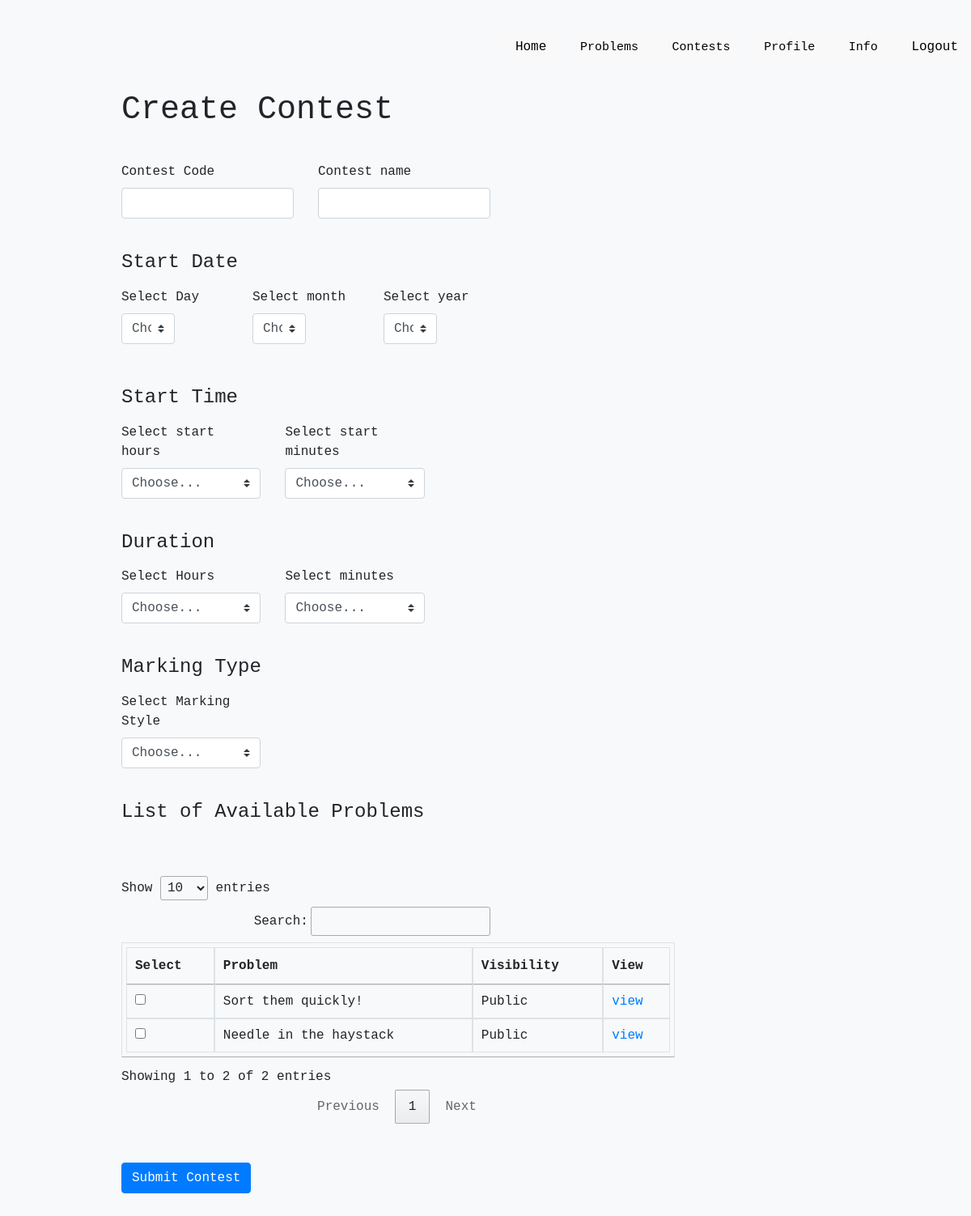
Screenshot of /contest/create/ with the database file from the repository.
### problems/models.py (models this page shows)
class Question(models.Model):
    problemCode = models.CharField(max_length=50)
    problemName = models.CharField(max_length=100)
    problemStatement = models.TextField()
    timeLimit = models.FloatField()
    memoryLimit = models.IntegerField()
    marking = models.IntegerField()
    access = models.IntegerField()
    creator = models.CharField(max_length=20)
    editorialist = models.CharField(max_length=20)
    totalAttempts = models.IntegerField()
    successfulAttempts = models.IntegerField()

### contest/views.py (the view)
# urls.py: path('create/',createContestView,name='createContest'),
def createContestView(request):
    questions = Question.objects.all()
    all_questions = []
    for question in questions:
        if question.access == 1 or question.creator == request.user.username:
            print("Hello")
            all_questions.append(question)
    registerLog('INFO','GET',request.user.username,'createContest','creatingContest',get_client_ip(request))
    return render(request,'createContest.html',{'all_problems':all_questions})

### OJ/loggingUtils.py (called while the page is built)
def get_client_ip(request):
    x_forwarded_for = request.META.get('HTTP_X_FORWARDED_FOR')
    if x_forwarded_for:
        ip = x_forwarded_for.split(',')[0]
    else:
        ip = request.META.get('REMOTE_ADDR')
    return ip

def registerLog(level, method, username, function, activity, IP):
	log = logging.getLogger('CallOJLogs')
	staticLogInfo = {'clientip': IP, 'user': username}
	if level == "INFO":
		log.info('"'+ method + ' '+ username + ' '+ function +' '+ activity +'"', extra = staticLogInfo)
	elif level == "ERROR":
		log.error('"'+ method + ' '+ username + ' '+ function +' '+ activity +'"', extra = staticLogInfo)
	else:
		log.debug('"'+ method + ' '+ username + ' '+ function +' '+ activity +'"', extra = staticLogInfo)

### templates/createContest.html (shortened to what this page needs)
<!doctype html>
<html lang="en">
  <head>
        <link rel="stylesheet" type="text/css"  href="../../static/css/createContest.css">
    {% load static %}
    <link href="{% static "css/bootstrap.min.css" %}" rel="stylesheet">
    <link href="{% static "css/form-validation.css" %}" rel="stylesheet">
    <link rel="stylesheet" type="text/css" href="http://cdn.datatables.net/1.10.21/css/jquery.dataTables.min.css" />
  </head>
  <body class="bg-light">
        <header>
            <div class="main">
                <ul>
                    <li class="active"><a href="/dashboard">Home</a></li>
                    <div class="dropdown">
                        <button class="dropbtn">Problems</button>
                    </div>
                    <div class="dropdown">
                        <button class="dropbtn">Contests</button>
                    </div>
                    <div class="dropdown">
                        <button class="dropbtn">Profile</button>
                    </div>
                    <div class="dropdown">
                      <button class="dropbtn">Info</button>
                  </div>
                    <li><a href="/logout/">Logout</a></li>
                </ul>
            </div>
        </header>
    <div class="container">
      <div class="row">
        <div class="col-md-12">
          <br> <br> <br> <h1 class="mb-3">Create Contest</h1>
          <div><br></div>
          <form action="/contest/submit/" method="post" class="needs-validation" novalidate>
             <div class="row">
              <div class="col-md-6 mb-3">
                <label for="contestCode">Contest Code</label>
                <input type="text" class="form-control" id="contestCode" name="contestCode" placeholder="" value="" required>
              </div>
              <div class="col-md-6 mb-3">
                <label for="contestName">Contest name</label>
                <input type="text" class="form-control" id="contestName" name="contestName" placeholder="" value="" required>
              </div>
            </div>
            <br>
            <h4 class="mb-3">Start Date</h4>
            <div class="row">
              <div class="col-md-4 mb-1">
                <label for="day">Select Day</label>
                <select class="custom-select d-block w-50" id="day" name="day" required>
                  <option value="">Choose...</option>
                </select>
              </div>
              <div class="col-md-4 mb-1">
                  <label for="month">Select month</label>
                  <select class="custom-select d-block w-50" id="month" name="month" required>
                    <option value="">Choose...</option>
                  </select>
              </div>
              <div class="col-md-4 mb-1">
                <label for="year">Select year</label>
                <select class="custom-select d-block w-50" id="year" name="year" required>
                  <option value="">Choose...</option>
                </select>
            </div>
          </div>
          <div><br><br></div>
          <h4 class="mb-3">Start Time</h4>
          <div class="row">
            <div class="col-md-5 mb-3">
              <label for="start_hours">Select start hours</label>
              <select class="custom-select d-block w-100" id="start_hours" name="start_hours" required>
                <option value="">Choose...</option>
              </select>
            </div>
            <div class="col-md-5 mb-3">
                <label for="start_minutes">Select start minutes</label>
                <select class="custom-select d-block w-100" id="start_minutes" name="start_minutes" required>
                  <option value="">Choose...</option>
                </select>
            </div>
        </div>
        <div><br></div>
            <h4 class="mb-3">Duration</h4>
            <div class="row">
                <div class="col-md-5 mb-3">
                  <label for="hours">Select Hours</label>
                  <select class="custom-select d-block w-100" id="hours" name="hours" required>
                    <option value="">Choose...</option>
                  </select>
                </div>
                <div class="col-md-5 mb-3">
                    <label for="minutes">Select minutes</label>
                    <select class="custom-select d-block w-100" id="minutes" name="minutes" required>
                      <option value="">Choose...</option>
                    </select>
                  </div>
            </div>
            <div><br></div>
            <h4 class="mb-3">Marking Type</h4>
            <div class="row">
            <div class="col-md-5 mb-3">
                <label for="marking">Select Marking Style</label>
                <select class="custom-select d-block w-100" id="marking" name="marking" required>
                  <option value="">Choose...</option>
                </select>
              </div>
            </div>
            <div><br></div>
            <h4 class="mb-3">List of Available Problems</h4>
            <div>
            <table id="selectProblems" class="table table-bordered" style="width:150%; padding:5px;">
              <thead>
                <tr>
                  <th>Select</th>
                  <th>Problem</th>
                  <th>Visibility</th>
                  <th>View</th>
                </tr>
              </thead>
              <tbody>
            {% for question in all_problems %}
            <tr>
            <div class="custom-control custom-checkbox">
                <td><input type="checkbox"  id={{ question.problemCode }} name="checks[]" value={{ question.problemCode }}></td>
                <td>{{ question.problemName }}</td>
                {% if question.access == 1 %}
                <td>Public</td>
                {% else %}
                <td>Private</td>
                {% endif %}
                <td><a href="/dashboard/problems/{{ question.id }}/">view</a></td>
            </div>
            </tr>
            {% endfor %}
          </tbody>
          </table>
        </div>
            <div><br><br></div>
            <button class="btn btn-primary" type="submit">Submit Contest</button>
            <br><br>
          </form>
        </div>
      </div>
    </div>
  </body>
</html>

### static/css/createContest.css (style rules this page uses)
* { margin: 0; padding: 0; font-family: Courier New; }
header { background-size: cover; background-position: center; margin-top: 40px; }
ul { float: right; list-style-type: none; }
ul li { display: inline-block; }
ul li a { text-decoration: none; background-color: #f9f9f9; color: #000; padding: 8px 15px; border: 1px solid #f9f9f9; transition: 0.6s ease; }
.main { max-width: 1800px; margin: auto; }

### static/css/form-validation.css (style rules this page uses)
.container { max-width: 960px; }

### templates/createContest.html (style rules this page uses)
.dropbtn { text-decoration: none; color: #000; background-color: #f9f9f9; font-size: 15px; padding: 6.5px 15px; border: 1px solid #f9f9f9; transition: 0.6s ease; }
.dropdown { position: relative; display: inline-block; }

### rows the page displays
Question: problemName "Sort them quickly!", access "Public"
Question: problemName "Needle in the haystack", access "Public"
